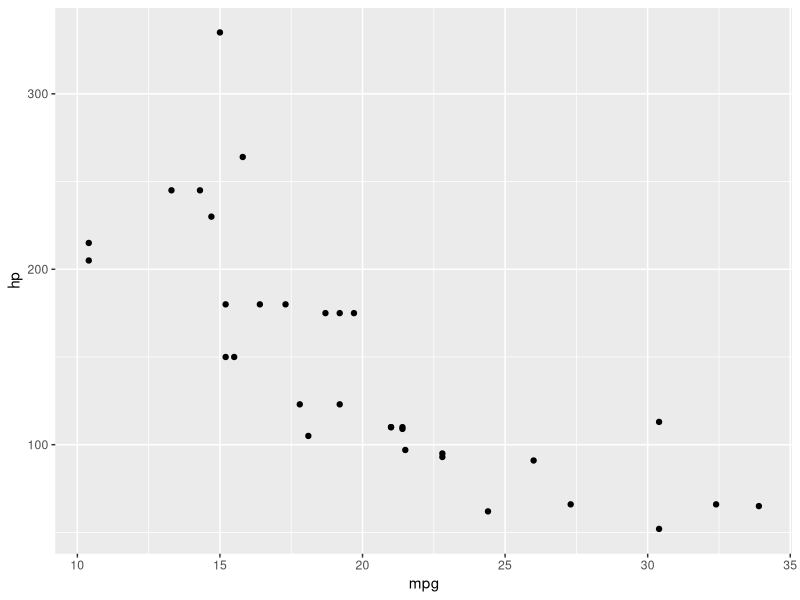

Reproduce this figure in R.
## ---- chunk 1
print("This should be folded by default")
x <- 1:10
summary(x)
## ---- chunk 2
library(ggplot2)
ggplot(mtcars, aes(x = mpg, y = hp)) + 
  geom_point()
